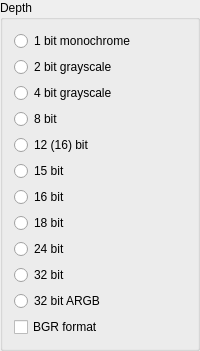
      <widget class="QGroupBox" name="ButtonGroup2">
       <property name="title">
        <string>Depth</string>
       </property>
       <layout class="QVBoxLayout" name="verticalLayout">
        <item>
         <widget class="QRadioButton" name="depth_1">
          <property name="text">
           <string>1 bit monochrome</string>
          </property>
         </widget>
        </item>
        <item>
         <widget class="QRadioButton" name="depth_2gray">
          <property name="text">
           <string>2 bit grayscale</string>
          </property>
         </widget>
        </item>
        <item>
         <widget class="QRadioButton" name="depth_4gray">
          <property name="text">
           <string>4 bit grayscale</string>
          </property>
         </widget>
        </item>
        <item>
         <widget class="QRadioButton" name="depth_8">
          <property name="text">
           <string>8 bit</string>
          </property>
         </widget>
        </item>
        <item>
         <widget class="QRadioButton" name="depth_12">
          <property name="text">
           <string>12 (16) bit</string>
          </property>
         </widget>
        </item>
        <item>
         <widget class="QRadioButton" name="depth_15">
          <property name="text">
           <string>15 bit</string>
          </property>
         </widget>
        </item>
        <item>
         <widget class="QRadioButton" name="depth_16">
          <property name="text">
           <string>16 bit</string>
          </property>
         </widget>
        </item>
        <item>
         <widget class="QRadioButton" name="depth_18">
          <property name="text">
           <string>18 bit</string>
          </property>
         </widget>
        </item>
        <item>
         <widget class="QRadioButton" name="depth_24">
          <property name="text">
           <string>24 bit</string>
          </property>
         </widget>
        </item>
        <item>
         <widget class="QRadioButton" name="depth_32">
          <property name="text">
           <string>32 bit</string>
          </property>
         </widget>
        </item>
        <item>
         <widget class="QRadioButton" name="depth_32_argb">
          <property name="text">
           <string>32 bit ARGB</string>
          </property>
         </widget>
        </item>
        <item>
         <widget class="QCheckBox" name="rgbSwapped">
          <property name="toolTip">
           <string>Swap red and blue channels</string>
          </property>
          <property name="text">
           <string>BGR format</string>
          </property>
         </widget>
        </item>
       </layout>
      </widget>
